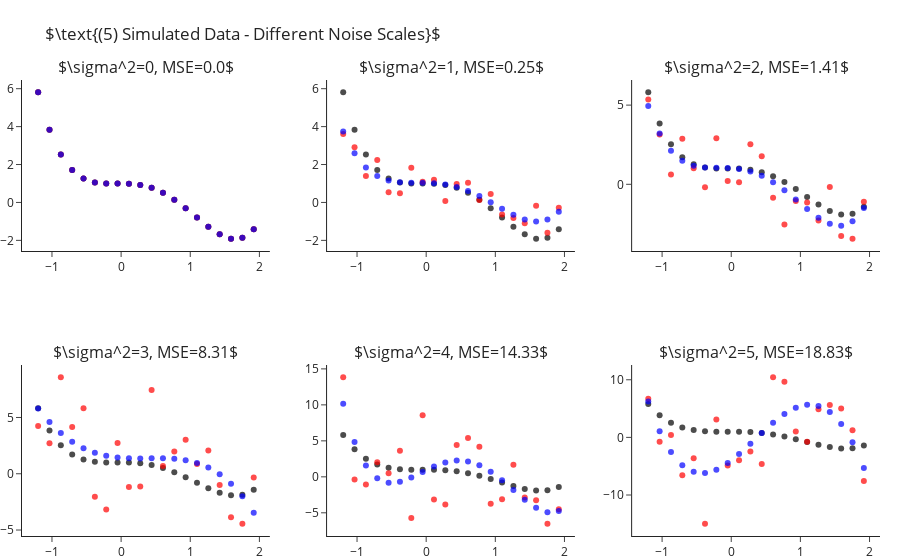

The notebook cell saved with this chart:
### Markdown cell above
How is it that we are able to fit "better" models for $k$s larger than the true one? As we increase $k$ we enable the model
more "degrees of freedom" to try and adapt itself to the observed data. The higher $k$ the more the learner will "go after
the noise" and miss the real signal of the data. In other words, what we have just observed is what is known as **overfitting**.

Later in the course we will learn methods for detection and avoidance of overfitting.


## Fitting Polynomial Over Different Sample Noise Levels

Next, let us set $k=4$ (the true values) and study the outputted models when training over different noise levels. Though
we will only be changing the scale of the noise (i.e. the variance, $\sigma^2$), changing other properties such as its
distribution is interesting too. As we would expect, as we increase the scale of the noise our error increases. We can
observe this also in a visual manner, where the fitted polynomial (in blue) less and less resembles the actual model (in black).

### Code cell
scales = range(6)
fig = make_subplots(2, 3, subplot_titles=list(map(str, scales)))
for i, s in enumerate(scales):
    r,c = i//3+1, i%3+1
    
    y = y_ + np.random.normal(scale=s, size=len(y_))
    y_hat = make_pipeline(PolynomialFeatures(4), LinearRegression(fit_intercept=False)).fit(X, y).predict(X)

    fig.add_traces([go.Scatter(x=x, y=y_, mode="markers", name="Real Points",  marker=dict(color="black", opacity=.7), showlegend=False),
                    go.Scatter(x=x, y=y, mode="markers", name="Observed Points",  marker=dict(color="red", opacity=.7), showlegend=False),
                    go.Scatter(x=x, y=y_hat, mode="markers", name="Predicted Points",  marker=dict(color="blue", opacity=.7), showlegend=False)], rows=r, cols=c)
    fig["layout"]["annotations"][i]["text"] = rf"$\sigma^2={{0}}, MSE={{1}}$".format(s, round(np.mean((y-y_hat)**2), 2))

fig.update_layout(title=r"$\text{(5) Simulated Data - Different Noise Scales}$", margin=dict(t=80)).show()

### Figure 1 — Plotly figure (JSON) as saved in the notebook; plotly's stock layout.template omitted (floating-point values rounded to 4 significant figures)
{"data": [{"marker": {"color": "black", "opacity": 0.7}, "mode": "markers", "name": "Real Points", "showlegend": false, "type": "scatter", "x": [-1.2, -1.036, -0.8718, -0.7077, -0.5436, -0.3795, -0.2154, -0.05128, 0.1128, 0.2769, 0.441, 0.6051, 0.7692, 0.9333, 1.097, 1.262, 1.426, 1.59, 1.754, 1.918], "xaxis": "x", "y": [5.81, 3.838, 2.523, 1.709, 1.261, 1.058, 0.9989, 0.999, 0.9909, 0.9251, 0.769, 0.5078, 0.1439, -0.3028, -0.7951, -1.278, -1.68, -1.912, -1.866, -1.418], "yaxis": "y"}, {"marker": {"color": "red", "opacity": 0.7}, "mode": "markers", "name": "Observed Points", "showlegend": false, "type": "scatter", "x": [-1.2, -1.036, -0.8718, -0.7077, -0.5436, -0.3795, -0.2154, -0.05128, 0.1128, 0.2769, 0.441, 0.6051, 0.7692, 0.9333, 1.097, 1.262, 1.426, 1.59, 1.754, 1.918], "xaxis": "x", "y": [5.81, 3.838, 2.523, 1.709, 1.261, 1.058, 0.9989, 0.999, 0.9909, 0.9251, 0.769, 0.5078, 0.1439, -0.3028, -0.7951, -1.278, -1.68, -1.912, -1.866, -1.418], "yaxis": "y"}, {"marker": {"color": "blue", "opacity": 0.7}, "mode": "markers", "name": "Predicted Points", "showlegend": false, "type": "scatter", "x": [-1.2, -1.036, -0.8718, -0.7077, -0.5436, -0.3795, -0.2154, -0.05128, 0.1128, 0.2769, 0.441, 0.6051, 0.7692, 0.9333, 1.097, 1.262, 1.426, 1.59, 1.754, 1.918], "xaxis": "x", "y": [5.81, 3.838, 2.523, 1.709, 1.261, 1.058, 0.9989, 0.999, 0.9909, 0.9251, 0.769, 0.5078, 0.1439, -0.3028, -0.7951, -1.278, -1.68, -1.912, -1.866, -1.418], "yaxis": "y"}, {"marker": {"color": "black", "opacity": 0.7}, "mode": "markers", "name": "Real Points", "showlegend": false, "type": "scatter", "x": [-1.2, -1.036, -0.8718, -0.7077, -0.5436, -0.3795, -0.2154, -0.05128, 0.1128, 0.2769, 0.441, 0.6051, 0.7692, 0.9333, 1.097, 1.262, 1.426, 1.59, 1.754, 1.918], "xaxis": "x2", "y": [5.81, 3.838, 2.523, 1.709, 1.261, 1.058, 0.9989, 0.999, 0.9909, 0.9251, 0.769, 0.5078, 0.1439, -0.3028, -0.7951, -1.278, -1.68, -1.912, -1.866, -1.418], "yaxis": "y2"}, {"marker": {"color": "red", "opacity": 0.7}, "mode": "markers", "name": "Observed Points", "showlegend": false, "type": "scatter", "x": [-1.2, -1.036, -0.8718, -0.7077, -0.5436, -0.3795, -0.2154, -0.05128, 0.1128, 0.2769, 0.441, 0.6051, 0.7692, 0.9333, 1.097, 1.262, 1.426, 1.59, 1.754, 1.918], "xaxis": "x2", "y": [3.616, 2.906, 1.401, 2.237, 0.5315, 0.4907, 1.834, 1.097, 1.198, 0.08116, 0.9676, 1.035, 0.1307, 0.4448, -0.6291, -0.8245, -1.1, -0.1766, -1.6, -0.2766], "yaxis": "y2"}, {"marker": {"color": "blue", "opacity": 0.7}, "mode": "markers", "name": "Predicted Points", "showlegend": false, "type": "scatter", "x": [-1.2, -1.036, -0.8718, -0.7077, -0.5436, -0.3795, -0.2154, -0.05128, 0.1128, 0.2769, 0.441, 0.6051, 0.7692, 0.9333, 1.097, 1.262, 1.426, 1.59, 1.754, 1.918], "xaxis": "x2", "y": [3.748, 2.596, 1.845, 1.396, 1.16, 1.063, 1.039, 1.038, 1.017, 0.9478, 0.8129, 0.6062, 0.3336, 0.01246, -0.3281, -0.6473, -0.8928, -1.001, -0.8949, -0.4884], "yaxis": "y2"}, {"marker": {"color": "black", "opacity": 0.7}, "mode": "markers", "name": "Real Points", "showlegend": false, "type": "scatter", "x": [-1.2, -1.036, -0.8718, -0.7077, -0.5436, -0.3795, -0.2154, -0.05128, 0.1128, 0.2769, 0.441, 0.6051, 0.7692, 0.9333, 1.097, 1.262, 1.426, 1.59, 1.754, 1.918], "xaxis": "x3", "y": [5.81, 3.838, 2.523, 1.709, 1.261, 1.058, 0.9989, 0.999, 0.9909, 0.9251, 0.769, 0.5078, 0.1439, -0.3028, -0.7951, -1.278, -1.68, -1.912, -1.866, -1.418], "yaxis": "y3"}, {"marker": {"color": "red", "opacity": 0.7}, "mode": "markers", "name": "Observed Points", "showlegend": false, "type": "scatter", "x": [-1.2, -1.036, -0.8718, -0.7077, -0.5436, -0.3795, -0.2154, -0.05128, 0.1128, 0.2769, 0.441, 0.6051, 0.7692, 0.9333, 1.097, 1.262, 1.426, 1.59, 1.754, 1.918], "xaxis": "x3", "y": [5.357, 3.153, 0.6201, 2.881, 1.022, -0.1854, 2.903, 0.2142, 0.1244, 2.536, 1.769, -0.8453, -2.54, -1.049, -1.153, -2.288, -0.173, -3.257, -3.434, -1.104], "yaxis": "y3"}, {"marker": {"color": "blue", "opacity": 0.7}, "mode": "markers", "name": "Predicted Points", "showlegend": false, "type": "scatter", "x": [-1.2, -1.036, -0.8718, -0.7077, -0.5436, -0.3795, -0.2154, -0.05128, 0.1128, 0.2769, 0.441, 0.6051, 0.7692, 0.9333, 1.097, 1.262, 1.426, 1.59, 1.754, 1.918], "xaxis": "x3", "y": [4.938, 3.213, 2.116, 1.483, 1.171, 1.057, 1.038, 1.03, 0.97, 0.8132, 0.5361, 0.1346, -0.3756, -0.959, -1.56, -2.104, -2.494, -2.618, -2.338, -1.502], "yaxis": "y3"}, {"marker": {"color": "black", "opacity": 0.7}, "mode": "markers", "name": "Real Points", "showlegend": false, "type": "scatter", "x": [-1.2, -1.036, -0.8718, -0.7077, -0.5436, -0.3795, -0.2154, -0.05128, 0.1128, 0.2769, 0.441, 0.6051, 0.7692, 0.9333, 1.097, 1.262, 1.426, 1.59, 1.754, 1.918], "xaxis": "x4", "y": [5.81, 3.838, 2.523, 1.709, 1.261, 1.058, 0.9989, 0.999, 0.9909, 0.9251, 0.769, 0.5078, 0.1439, -0.3028, -0.7951, -1.278, -1.68, -1.912, -1.866, -1.418], "yaxis": "y4"}, {"marker": {"color": "red", "opacity": 0.7}, "mode": "markers", "name": "Observed Points", "showlegend": false, "type": "scatter", "x": [-1.2, -1.036, -0.8718, -0.7077, -0.5436, -0.3795, -0.2154, -0.05128, 0.1128, 0.2769, 0.441, 0.6051, 0.7692, 0.9333, 1.097, 1.262, 1.426, 1.59, 1.754, 1.918], "xaxis": "x4", "y": [4.249, 2.708, 8.57, 4.157, 5.824, -2.05, -3.174, 2.733, -1.186, -1.124, 7.435, 0.6947, 1.982, 3.023, 0.8567, 2.066, -1.004, -3.859, -4.438, -0.3242], "yaxis": "y4"}, {"marker": {"color": "blue", "opacity": 0.7}, "mode": "markers", "name": "Predicted Points", "showlegend": false, "type": "scatter", "x": [-1.2, -1.036, -0.8718, -0.7077, -0.5436, -0.3795, -0.2154, -0.05128, 0.1128, 0.2769, 0.441, 0.6051, 0.7692, 0.9333, 1.097, 1.262, 1.426, 1.59, 1.754, 1.918], "xaxis": "x4", "y": [5.797, 4.588, 3.612, 2.847, 2.271, 1.862, 1.594, 1.439, 1.371, 1.358, 1.369, 1.37, 1.328, 1.205, 0.9632, 0.563, -0.03682, -0.8793, -2.009, -3.472], "yaxis": "y4"}, {"marker": {"color": "black", "opacity": 0.7}, "mode": "markers", "name": "Real Points", "showlegend": false, "type": "scatter", "x": [-1.2, -1.036, -0.8718, -0.7077, -0.5436, -0.3795, -0.2154, -0.05128, 0.1128, 0.2769, 0.441, 0.6051, 0.7692, 0.9333, 1.097, 1.262, 1.426, 1.59, 1.754, 1.918], "xaxis": "x5", "y": [5.81, 3.838, 2.523, 1.709, 1.261, 1.058, 0.9989, 0.999, 0.9909, 0.9251, 0.769, 0.5078, 0.1439, -0.3028, -0.7951, -1.278, -1.68, -1.912, -1.866, -1.418], "yaxis": "y5"}, {"marker": {"color": "red", "opacity": 0.7}, "mode": "markers", "name": "Observed Points", "showlegend": false, "type": "scatter", "x": [-1.2, -1.036, -0.8718, -0.7077, -0.5436, -0.3795, -0.2154, -0.05128, 0.1128, 0.2769, 0.441, 0.6051, 0.7692, 0.9333, 1.097, 1.262, 1.426, 1.59, 1.754, 1.918], "xaxis": "x5", "y": [13.83, -0.3542, -1.064, 2.037, 0.5145, 3.641, -5.707, 8.566, -3.162, -3.834, 4.407, 5.389, 4.176, -3.741, -3.104, 1.666, -2.882, -3.265, -6.513, -4.506], "yaxis": "y5"}, {"marker": {"color": "blue", "opacity": 0.7}, "mode": "markers", "name": "Predicted Points", "showlegend": false, "type": "scatter", "x": [-1.2, -1.036, -0.8718, -0.7077, -0.5436, -0.3795, -0.2154, -0.05128, 0.1128, 0.2769, 0.441, 0.6051, 0.7692, 0.9333, 1.097, 1.262, 1.426, 1.59, 1.754, 1.918], "xaxis": "x5", "y": [10.14, 4.855, 1.561, -0.1961, -0.8264, -0.6906, -0.1009, 0.679, 1.434, 1.998, 2.252, 2.129, 1.606, 0.7128, -0.4747, -1.831, -3.182, -4.306, -4.931, -4.738], "yaxis": "y5"}, {"marker": {"color": "black", "opacity": 0.7}, "mode": "markers", "name": "Real Points", "showlegend": false, "type": "scatter", "x": [-1.2, -1.036, -0.8718, -0.7077, -0.5436, -0.3795, -0.2154, -0.05128, 0.1128, 0.2769, 0.441, 0.6051, 0.7692, 0.9333, 1.097, 1.262, 1.426, 1.59, 1.754, 1.918], "xaxis": "x6", "y": [5.81, 3.838, 2.523, 1.709, 1.261, 1.058, 0.9989, 0.999, 0.9909, 0.9251, 0.769, 0.5078, 0.1439, -0.3028, -0.7951, -1.278, -1.68, -1.912, -1.866, -1.418], "yaxis": "y6"}, {"marker": {"color": "red", "opacity": 0.7}, "mode": "markers", "name": "Observed Points", "showlegend": false, "type": "scatter", "x": [-1.2, -1.036, -0.8718, -0.7077, -0.5436, -0.3795, -0.2154, -0.05128, 0.1128, 0.2769, 0.441, 0.6051, 0.7692, 0.9333, 1.097, 1.262, 1.426, 1.59, 1.754, 1.918], "xaxis": "x6", "y": [6.715, -0.7434, 0.4077, -6.555, -3.628, -14.98, 3.114, -4.879, -3.96, -2.432, -4.612, 10.43, 9.662, 1.036, -0.7715, 4.866, 5.629, 4.995, 1.222, -7.573], "yaxis": "y6"}, {"marker": {"color": "blue", "opacity": 0.7}, "mode": "markers", "name": "Predicted Points", "showlegend": false, "type": "scatter", "x": [-1.2, -1.036, -0.8718, -0.7077, -0.5436, -0.3795, -0.2154, -0.05128, 0.1128, 0.2769, 0.441, 0.6051, 0.7692, 0.9333, 1.097, 1.262, 1.426, 1.59, 1.754, 1.918], "xaxis": "x6", "y": [6.221, 1.071, -2.548, -4.832, -5.977, -6.17, -5.599, -4.443, -2.881, -1.085, 0.777, 2.54, 4.042, 5.13, 5.649, 5.453, 4.397, 2.342, -0.8463, -5.3], "yaxis": "y6"}], "layout": {"annotations": [{"font": {"size": 16}, "showarrow": false, "text": "$\\sigma^2=0, MSE=0.0$", "x": 0.1444, "xanchor": "center", "xref": "paper", "y": 1, "yanchor": "bottom", "yref": "paper"}, {"font": {"size": 16}, "showarrow": false, "text": "$\\sigma^2=1, MSE=0.25$", "x": 0.5, "xanchor": "center", "xref": "paper", "y": 1, "yanchor": "bottom", "yref": "paper"}, {"font": {"size": 16}, "showarrow": false, "text": "$\\sigma^2=2, MSE=1.41$", "x": 0.8556, "xanchor": "center", "xref": "paper", "y": 1, "yanchor": "bottom", "yref": "paper"}, {"font": {"size": 16}, "showarrow": false, "text": "$\\sigma^2=3, MSE=8.31$", "x": 0.1444, "xanchor": "center", "xref": "paper", "y": 0.375, "yanchor": "bottom", "yref": "paper"}, {"font": {"size": 16}, "showarrow": false, "text": "$\\sigma^2=4, MSE=14.33$", "x": 0.5, "xanchor": "center", "xref": "paper", "y": 0.375, "yanchor": "bottom", "yref": "paper"}, {"font": {"size": 16}, "showarrow": false, "text": "$\\sigma^2=5, MSE=18.83$", "x": 0.8556, "xanchor": "center", "xref": "paper", "y": 0.375, "yanchor": "bottom", "yref": "paper"}], "margin": {"t": 80}, "title": {"text": "$\\text{(5) Simulated Data - Different Noise Scales}$"}, "xaxis": {"anchor": "y", "domain": [0, 0.2889]}, "xaxis2": {"anchor": "y2", "domain": [0.3556, 0.6444]}, "xaxis3": {"anchor": "y3", "domain": [0.7111, 1]}, "xaxis4": {"anchor": "y4", "domain": [0, 0.2889]}, "xaxis5": {"anchor": "y5", "domain": [0.3556, 0.6444]}, "xaxis6": {"anchor": "y6", "domain": [0.7111, 1]}, "yaxis": {"anchor": "x", "domain": [0.625, 1]}, "yaxis2": {"anchor": "x2", "domain": [0.625, 1]}, "yaxis3": {"anchor": "x3", "domain": [0.625, 1]}, "yaxis4": {"anchor": "x4", "domain": [0, 0.375]}, "yaxis5": {"anchor": "x5", "domain": [0, 0.375]}, "yaxis6": {"anchor": "x6", "domain": [0, 0.375]}}}
